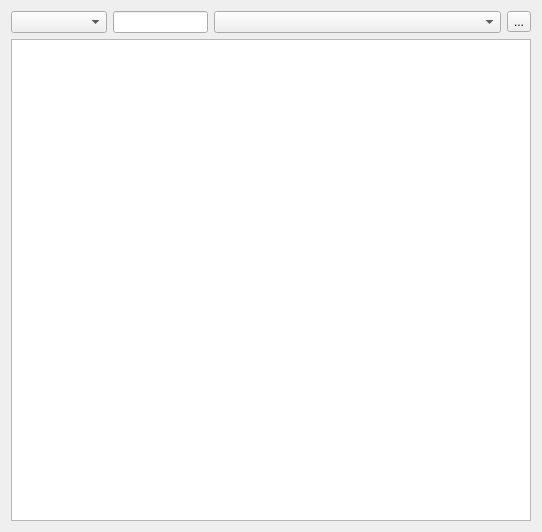
<?xml version="1.0" encoding="UTF-8"?>
<ui version="4.0">
 <class>dlg_svg_datawindow</class>
 <widget class="QWidget" name="dlg_svg_datawindow">
  <property name="geometry">
   <rect>
    <x>0</x>
    <y>0</y>
    <width>542</width>
    <height>532</height>
   </rect>
  </property>
  <property name="windowTitle">
   <string>数据窗口选择</string>
  </property>
  <property name="windowIcon">
   <iconset resource="ssp_gui.qrc">
    <normaloff>:/ssp_gui/Resources/NOTE06.ICO</normaloff>:/ssp_gui/Resources/NOTE06.ICO</iconset>
  </property>
  <layout class="QGridLayout" name="gridLayout">
   <item row="0" column="0">
    <layout class="QVBoxLayout" name="verticalLayout">
     <item>
      <layout class="QHBoxLayout" name="horizontalLayout" stretch="1,1,3,0">
       <item>
        <widget class="QComboBox" name="cmbClsName">
         <property name="minimumSize">
          <size>
           <width>60</width>
           <height>0</height>
          </size>
         </property>
         <property name="maximumSize">
          <size>
           <width>100</width>
           <height>16777215</height>
          </size>
         </property>
        </widget>
       </item>
       <item>
        <widget class="QLineEdit" name="edtFilter">
         <property name="minimumSize">
          <size>
           <width>0</width>
           <height>0</height>
          </size>
         </property>
         <property name="maximumSize">
          <size>
           <width>100</width>
           <height>16777215</height>
          </size>
         </property>
        </widget>
       </item>
       <item>
        <widget class="QComboBox" name="cmbName">
         <property name="minimumSize">
          <size>
           <width>0</width>
           <height>0</height>
          </size>
         </property>
         <property name="maximumSize">
          <size>
           <width>16777215</width>
           <height>16777215</height>
          </size>
         </property>
         <property name="editable">
          <bool>false</bool>
         </property>
        </widget>
       </item>
       <item>
        <widget class="QToolButton" name="btnCfg">
         <property name="text">
          <string>...</string>
         </property>
         <property name="icon">
          <iconset resource="ssp_gui.qrc">
           <normaloff>:/ssp_gui/Resources/cfg.gif</normaloff>:/ssp_gui/Resources/cfg.gif</iconset>
         </property>
        </widget>
       </item>
      </layout>
     </item>
     <item>
      <widget class="QTableWidget" name="twDataset">
       <property name="editTriggers">
        <set>QAbstractItemView::NoEditTriggers</set>
       </property>
       <property name="alternatingRowColors">
        <bool>true</bool>
       </property>
      </widget>
     </item>
    </layout>
   </item>
  </layout>
 </widget>
 <resources>
  <include location="ssp_gui.qrc"/>
 </resources>
 <connections/>
</ui>
